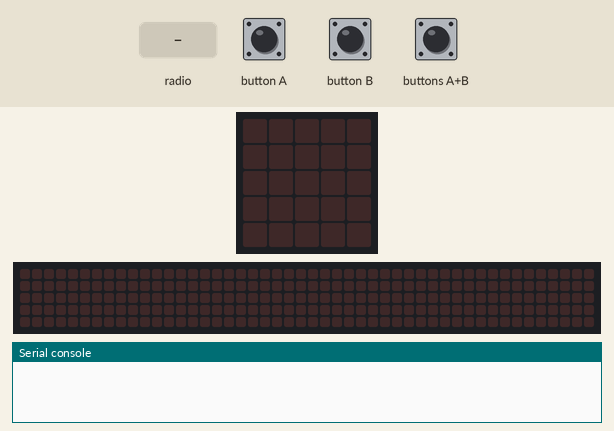
Recording of a program running on a simulated BBC micro:bit (MakeCode). Parts: the board's 5×5 LED display, a strip that is not on the board, showing the scrolling text unrolled, the last lines printed to the serial console. Inputs (shaded band) come from the test bench. No radio messages arrive unless stated (any console line starting 'radio sent:' is added by the test bench); the 48×5 strip is a reading aid, not a part: it shows the text the display is scrolling, unrolled, one strip-width of it at a time.

Above: at 1.2 s.
1.3 s: button A pressed for 0.15 s
At 2.5 s:
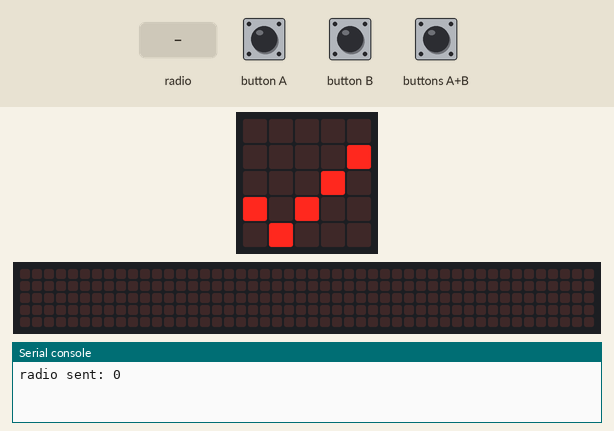
4.3 s: radio message "hola" arrives
At 4.37 s:
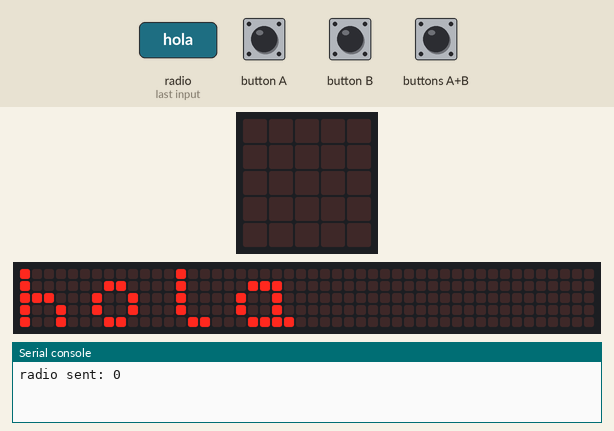
7.3 s: buttons A+B pressed for 0.15 s
At 9.9 s:
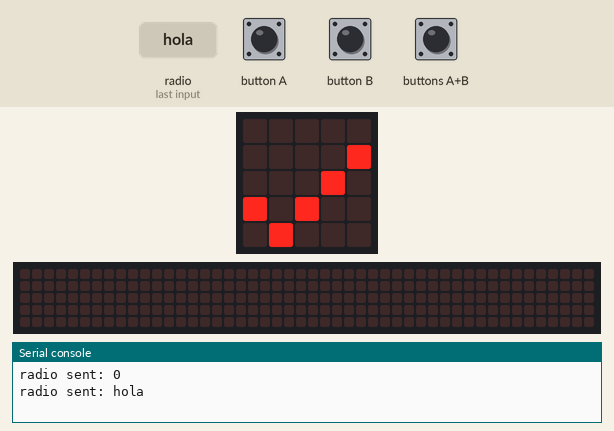
10.4 s: radio message "0" arrives
At 11.1 s:
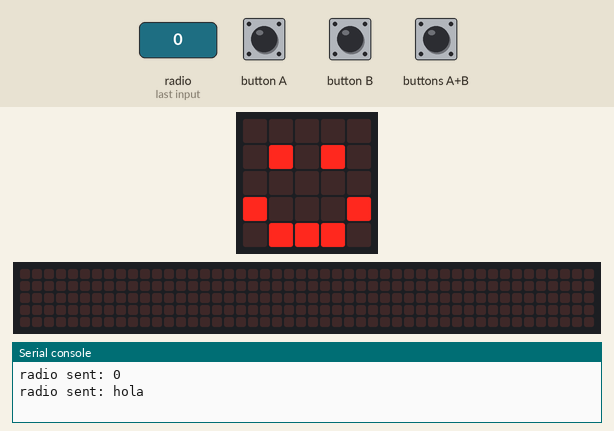
13.4 s: radio message "1" arrives
At 14.6 s:
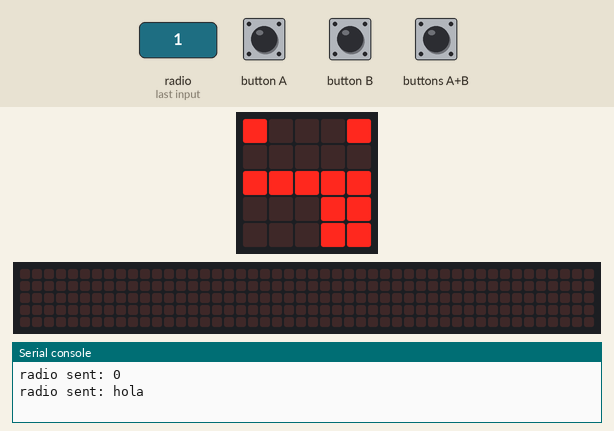
16.4 s: radio message "hola" arrives
At 16.62 s:
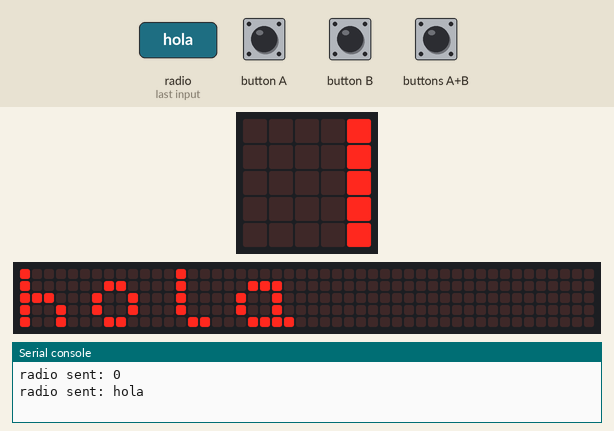
Timing chart, 0 to 19.4 s (numbered marks = the images above; inputs shaded):
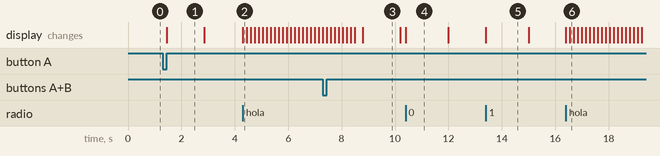

Measured:
- after the input at 1.3 s, the display: changes after 0.15 s (image 1)
- after the input at 4.3 s, the display: changes at once (image 2)
- after the input at 7.3 s, the display: first differs from a run without the input after 1.5 s (image 3)
- after the input at 10.4 s, the display: changes at once (image 4)
- after the input at 13.4 s, the display: changes at once (image 5)
- after the input at 16.4 s, the display: first changes at once (image 6 shows a later state)
- what the display in image 1 shows lasts 1.4 s, from 1.5 s to 2.9 s

The program:

main.ts
```typescript
radio.onReceivedNumber(function (receivedNumber) {
    if (receivedNumber == 0) {
        basic.showIcon(IconNames.Happy)
        basic.pause(1000)
        basic.clearScreen()
    } else {
        basic.showIcon(IconNames.Silly)
        basic.pause(1000)
        basic.clearScreen()
    }
})
input.onButtonPressed(Button.A, function () {
    radio.sendNumber(0)
    basic.showLeds(`
        . . . . .
        . . . . #
        . . . # .
        # . # . .
        . # . . .
        `)
    basic.pause(1000)
    basic.clearScreen()
})
input.onButtonPressed(Button.AB, function () {
    radio.sendString("hola")
    basic.showLeds(`
        . . . . .
        . . . . #
        . . . # .
        # . # . .
        . # . . .
        `)
    basic.pause(1000)
    basic.clearScreen()
})
radio.onReceivedString(function (receivedString) {
    basic.showString(receivedString)
})
input.onButtonPressed(Button.B, function () {
    radio.sendNumber(1)
    basic.showLeds(`
        . . . . .
        . . . . #
        . . . # .
        # . # . .
        . # . . .
        `)
    basic.pause(1000)
    basic.clearScreen()
})
radio.setGroup(1)
```

test.ts
```typescript
// aquí va el archivo "tests"; esto no se compilará cuando este paquete se utilice como una extensión.
```
